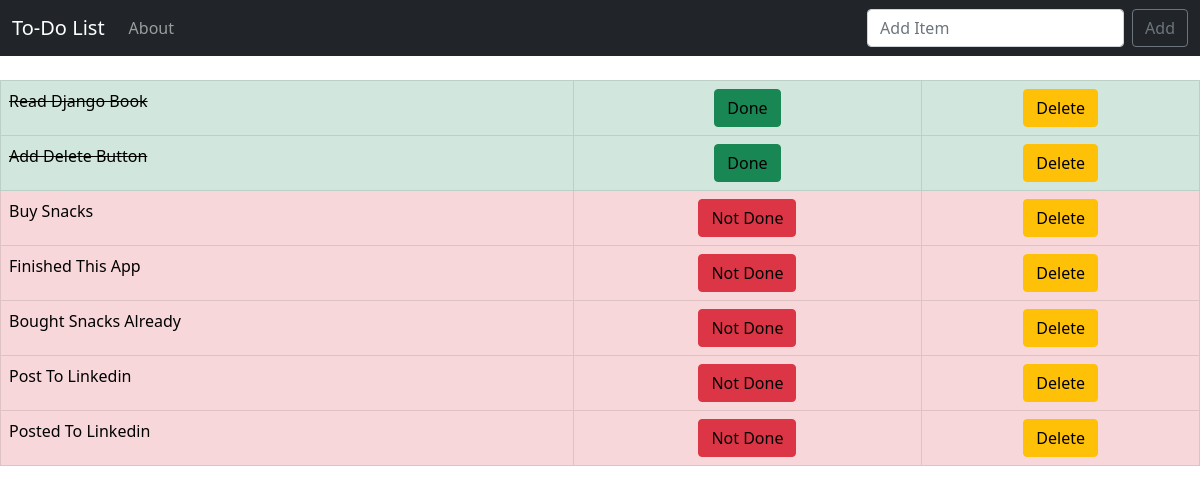
Before: / with the older database file.
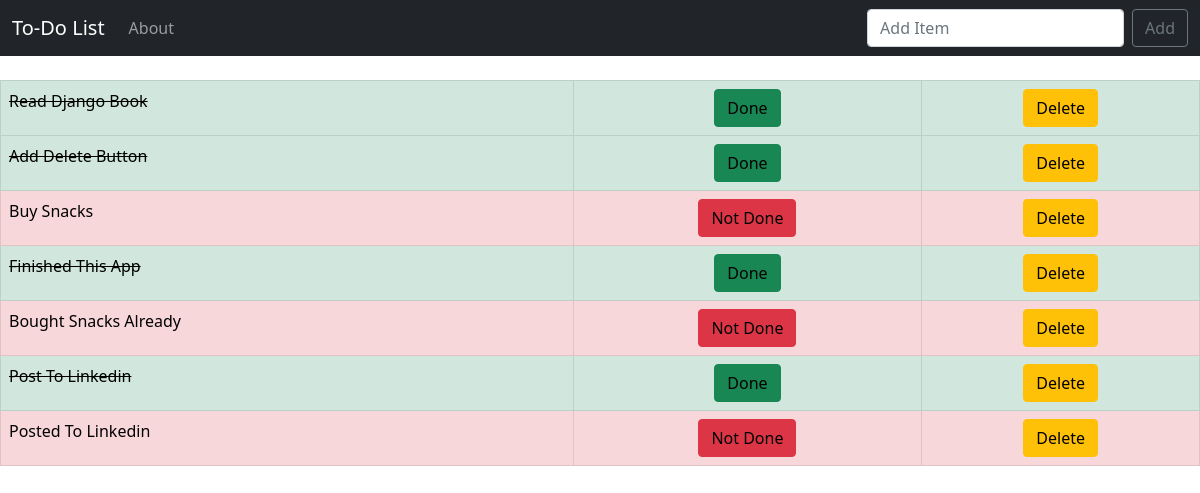
After: the same page with the newer database file.
### todo_list/models.py (models this page shows, shortened)
class List(models.Model):
    item = models.CharField(max_length=255)
    is_completed = models.BooleanField(default=False)

### todo_list/views.py (the view)
# urls.py: path("",views.home, name = 'home'),
def home(request):
    if request.method =='POST':
        form = ListForm(request.POST or None)
        if form.is_valid():
            form.save()
            all_items=List.objects.all()
            messages.success(request, ('Item has been added to List!'))
            return redirect('home')
    else:
        all_items = List.objects.all()
        context = {'all_items':all_items}
        return render(request, 'home.html', context)

### todo_list/templates/home.html (shortened to what this page needs)
{% extends 'base.html' %}
{% block content %}
      {% if all_items %}
        <table class="table table-bordered">
            {% for items in all_items %}
                {% if items.is_completed %}
                    <tr class ="table-success">
                        <td class="striker"><a href="{% url 'edit' items.id %}">{{items.item | title}}</a></td>
                        <td><center><button type="button" class="btn btn-success"><a href="{% url 'complete' items.id %}">Done</a></button></center></td>
                         <td><center><button type="button" class="btn btn-warning"><a href="{% url 'delete' items.id %}">Delete</a></button></center></td>
                    </tr>
                {% else %}
                    <tr class="table-danger">
                        <td><a href="{% url 'edit' items.id %}">{{items.item | title}}</a></td>
                        <td><center><button type="button" class="btn btn-danger"><a href="{% url 'incomplete' items.id %}">Not Done</a></button></center></td>
                         <td><center><button type="button" class="btn btn-warning"><a href="{% url 'delete' items.id %}">Delete</a></button></center></td>
                    </tr>
                {% endif %}
            {% endfor %}
        </table>
      {% endif %}
{% endblock %}

Changed rows visible on the page:
changed List "Finished This App": is_completed "Not Done" → "Done"
changed List "Post To Linkedin": is_completed "Not Done" → "Done"
